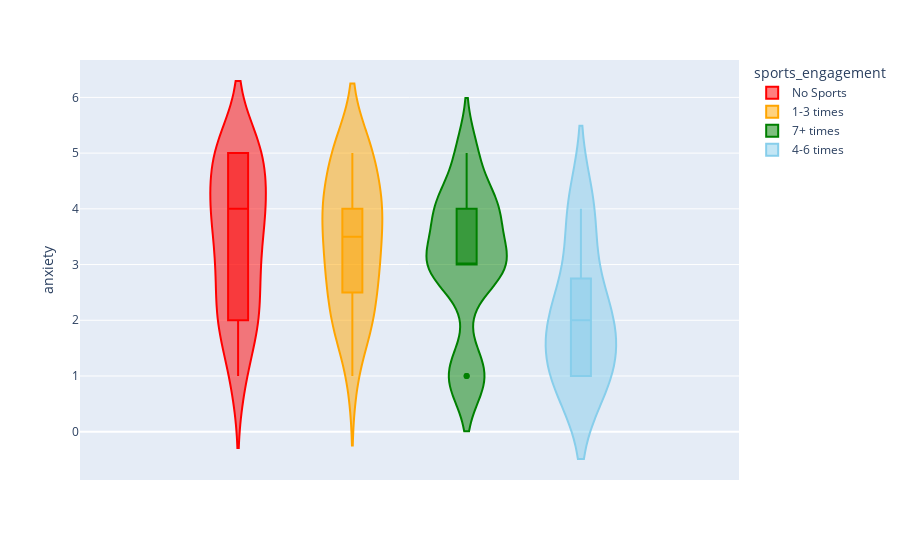

Here is the notebook cell this chart was saved with:
### Code cell
fig = px.violin(df, y="anxiety",box=True, color = 'sports_engagement', color_discrete_map={
                "No Sports": "red",
                "1-3 times": "orange",
                "4-6 times": "skyblue",
                "7+ times": "green"})
fig.show()

### Figure 1 — Plotly figure (JSON) as saved in the notebook; plotly's stock layout.template omitted (floating-point values rounded to 4 significant figures)
{"data": [{"alignmentgroup": "True", "box": {"visible": true}, "hovertemplate": "sports_engagement=No Sports<br>anxiety=%{y}<extra></extra>", "legendgroup": "No Sports", "marker": {"color": "red"}, "name": "No Sports", "offsetgroup": "No Sports", "orientation": "v", "scalegroup": "True", "showlegend": true, "type": "violin", "x0": " ", "xaxis": "x", "y": [1, 5, 5, 5, 2, 5, 3, 4, 4, 3, 1, 2, 2, 4, 4, 2, 3, 3, 2, 5, 4, 5, 3, 4, 3, 1, 2, 4, 4, 2, 4, 5, 5, 3, 5, 5, 4, 2, 3, 5, 2, 4], "y0": " ", "yaxis": "y"}, {"alignmentgroup": "True", "box": {"visible": true}, "hovertemplate": "sports_engagement=1-3 times<br>anxiety=%{y}<extra></extra>", "legendgroup": "1-3 times", "marker": {"color": "orange"}, "name": "1-3 times", "offsetgroup": "1-3 times", "orientation": "v", "scalegroup": "True", "showlegend": true, "type": "violin", "x0": " ", "xaxis": "x", "y": [3, 3, 4, 4, 3, 4, 5, 2, 5, 4, 3, 1, 3, 2, 5, 4, 2, 4, 3, 2, 2, 5, 4, 5], "y0": " ", "yaxis": "y"}, {"alignmentgroup": "True", "box": {"visible": true}, "hovertemplate": "sports_engagement=7+ times<br>anxiety=%{y}<extra></extra>", "legendgroup": "7+ times", "marker": {"color": "green"}, "name": "7+ times", "offsetgroup": "7+ times", "orientation": "v", "scalegroup": "True", "showlegend": true, "type": "violin", "x0": " ", "xaxis": "x", "y": [1, 5, 3, 3, 4, 3, 4, 4, 3, 1], "y0": " ", "yaxis": "y"}, {"alignmentgroup": "True", "box": {"visible": true}, "hovertemplate": "sports_engagement=4-6 times<br>anxiety=%{y}<extra></extra>", "legendgroup": "4-6 times", "marker": {"color": "skyblue"}, "name": "4-6 times", "offsetgroup": "4-6 times", "orientation": "v", "scalegroup": "True", "showlegend": true, "type": "violin", "x0": " ", "xaxis": "x", "y": [4, 3, 2, 1, 1, 4, 1, 2, 1, 2, 2], "y0": " ", "yaxis": "y"}], "layout": {"legend": {"title": {"text": "sports_engagement"}, "tracegroupgap": 0}, "margin": {"t": 60}, "violinmode": "group", "xaxis": {"anchor": "y", "domain": [0, 1]}, "yaxis": {"anchor": "x", "domain": [0, 1], "title": {"text": "anxiety"}}}}
